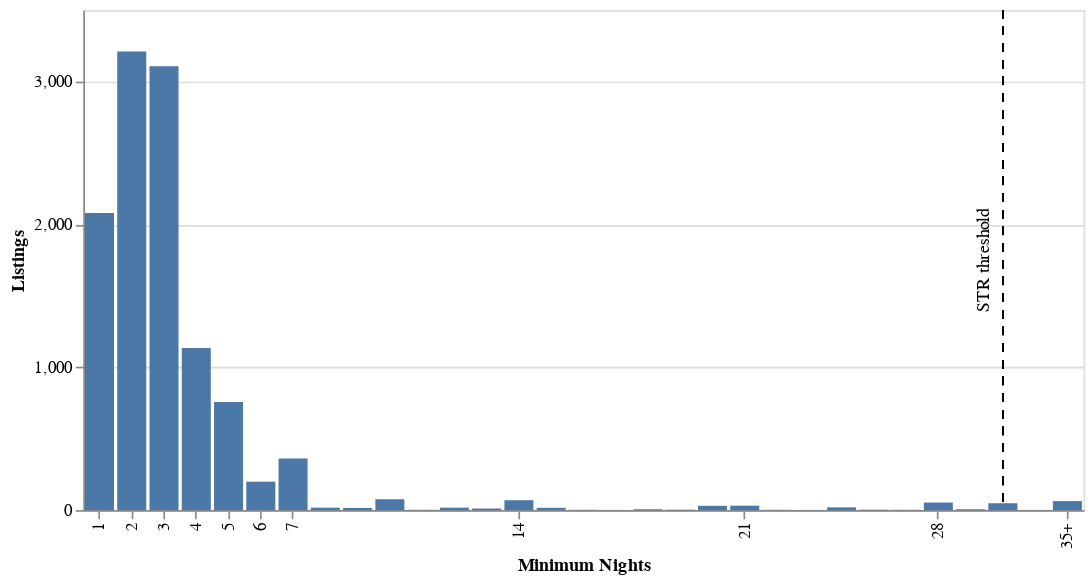

Notebook cell for this chart:
### Code cell
# Add dropdown for city selection
input_dropdown = alt.binding_select(options=short_term_rental['city'].unique().tolist(), name='City: ')
selection = alt.selection_point(fields=['city'], bind=input_dropdown, value='Amsterdam')

x_labels_to_display = labels[:7] + [labels[13]] + [labels[20]] + [labels[27]] + [labels[35]]

base = alt.Chart(short_term_rental).mark_bar().encode(
    x=alt.X('minimum_nights_bins', sort=labels, title='Minimum Nights',
            axis=alt.Axis(values=x_labels_to_display)  # Display only selected labels
    ),
    y=alt.Y('count:Q', title='Listings',axis=alt.Axis(tickCount=3)),
    tooltip=['city:N', 'minimum_nights_bins:N', 'count:Q'],
).add_params(
    selection,
).transform_filter(
    selection
).properties(
    width=600,
    height=300
)
rule = alt.Chart(short_term_rental).mark_rule(color='black').encode(
    x=alt.X('minimum_nights_bins', sort=labels),  
    strokeDash=alt.condition(
        alt.datum.minimum_nights_bins == '30',  
        alt.value([5, 5]), 
        alt.value([0])  
    )
).transform_filter(
    alt.datum.minimum_nights_bins == '30'
)

# Text annotation for "STR threshold" next to the line
text = alt.Chart(pd.DataFrame({'minimum_nights_bins': ['35+']})).mark_text(
    align='center',  
    dx=0,  
    dy=-50,  
    color='black',
    angle=270,
).encode(
    x=alt.X('minimum_nights_bins', sort=labels),
    text=alt.value("STR threshold")
)

# Combine the base chart, rule, and text
chart = base + rule + text
chart

### Figure 1 — Vega-Lite specification as saved in the notebook (floating-point values rounded to 4 significant figures; data arrays with more than 128 entries replaced by an {"elided": "..."} marker saying what was removed)
{"config": {"view": {"continuousWidth": 300, "continuousHeight": 300}}, "layer": [{"mark": {"type": "bar"}, "encoding": {"tooltip": [{"field": "city", "type": "nominal"}, {"field": "minimum_nights_bins", "type": "nominal"}, {"field": "count", "type": "quantitative"}], "x": {"axis": {"values": ["1", "2", "3", "4", "5", "6", "7", "14", "21", "28", "35+"]}, "field": "minimum_nights_bins", "sort": ["1", "2", "3", "4", "5", "6", "7", "8", "9", "10", "11", "12", "13", "14", "15", "16", "17", "18", "19", "20", "21", "22", "23", "24", "25", "26", "27", "28", "29", "30", "31", "32", "33", "34", "35", "35+"], "title": "Minimum Nights", "type": "nominal"}, "y": {"axis": {"tickCount": 3}, "field": "count", "title": "Listings", "type": "quantitative"}}, "name": "view_2", "transform": [{"filter": {"param": "param_4"}}]}, {"mark": {"type": "rule", "color": "black"}, "encoding": {"strokeDash": {"condition": {"test": "(datum.minimum_nights_bins === '30')", "value": [5, 5]}, "value": [0]}, "x": {"field": "minimum_nights_bins", "sort": ["1", "2", "3", "4", "5", "6", "7", "8", "9", "10", "11", "12", "13", "14", "15", "16", "17", "18", "19", "20", "21", "22", "23", "24", "25", "26", "27", "28", "29", "30", "31", "32", "33", "34", "35", "35+"], "type": "nominal"}}, "transform": [{"filter": "(datum.minimum_nights_bins === '30')"}]}, {"data": {"name": "data-f5c946c0b13281344a973faa999046a2"}, "mark": {"type": "text", "align": "center", "angle": 270, "color": "black", "dx": 0, "dy": -50}, "encoding": {"text": {"value": "STR threshold"}, "x": {"field": "minimum_nights_bins", "sort": ["1", "2", "3", "4", "5", "6", "7", "8", "9", "10", "11", "12", "13", "14", "15", "16", "17", "18", "19", "20", "21", "22", "23", "24", "25", "26", "27", "28", "29", "30", "31", "32", "33", "34", "35", "35+"], "type": "nominal"}}}], "data": {"name": "data-08984951868fd84dc7ee54ab98e74786"}, "height": 300, "params": [{"name": "param_4", "select": {"type": "point", "fields": ["city"]}, "bind": {"input": "select", "options": ["Amsterdam", "Athens", "Barcelona", "Berlin", "Copenhagen", "Dublin", "Lisbon", "London", "Madrid", "Paris", "Rome", "Venice", "Vienna"], "name": "City: "}, "value": "Amsterdam", "views": ["view_2"]}], "width": 600, "$schema": "https://vega.github.io/schema/vega-lite/v5.20.1.json", "datasets": {"data-08984951868fd84dc7ee54ab98e74786": {"elided": "416 records"}, "data-f5c946c0b13281344a973faa999046a2": [{"minimum_nights_bins": "35+"}]}}
